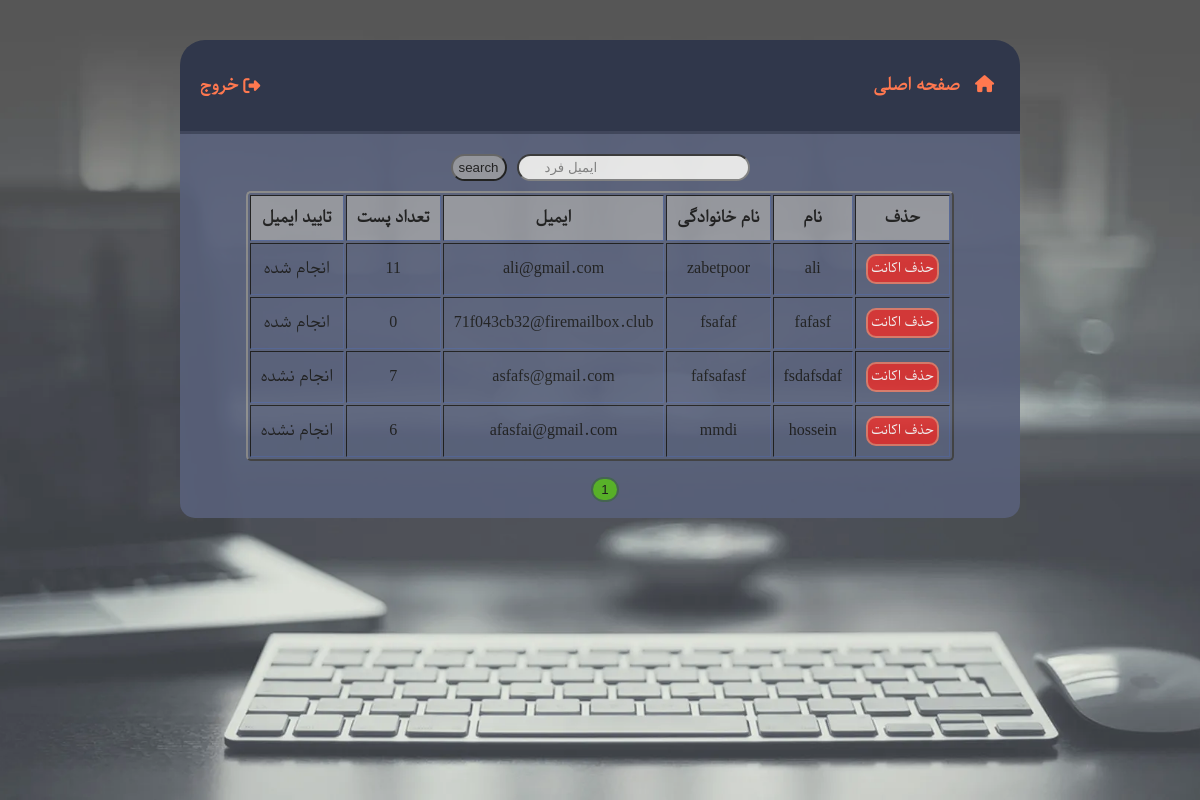
Page /adminpanel/users (signed in) on the committed database.
### main/models.py (models this page shows, shortened)
class User(db.Model,UserMixin):
    id=db.Column(db.Integer,primary_key=True)
    firstname=db.Column(db.String(20),nullable=False)
    lastname=db.Column(db.String(20),nullable=False)
    email=db.Column(db.String(120),unique=True,nullable=False)
    profile_image=db.Column(db.String(20),nullable=False,default="39348396.png")
    password=db.Column(db.String(60),nullable=False)
    verify=db.Column(db.Boolean,nullable=False,default=False)
    isadmin=db.Column(db.Boolean,nullable=False,default=False)
    posts=db.relationship("Post",backref="author",lazy=True)

### main/routes.py (the view)
@app.route("/adminpanel/users",methods=["POST","GET"])
def adminpanel_users():
    if current_user.isadmin==False:
        abort(403)
    form=searchusers_form()
    if form.validate_on_submit():
        return redirect(url_for("searchuser",user=form.search.data))
    usersearchcon=False
    page=request.args.get("page",1,int)
    users=User.query.paginate(page=page,per_page=10)
    return render_template("admin.html",users=users,title="پنل ادمین-یوزرها",con=usersearchcon,form=form)

### main/forms.py
class searchusers_form(FlaskForm):
    search=StringField("اسم نویسنده",validators=[DataRequired("این فیلد باید پر شود")],render_kw={"placeholder":"ایمیل فرد "})
    submit=SubmitField("search")

### main/models.py (called while the page is built)
@login_manager.user_loader
def load_user(user_id):
    return User.query.get(int(user_id))

### main/templates/admin.html (shortened to what this page needs)
{% extends "layout.html" %}
{% block header %}
    <div class="listright">
        <i class="fas fa-home"></i><a href="{{url_for("index")}}">
        <li>صفحه اصلی</li>
    </a>
    </div>
    <div class="listleft">
        <i class="fas fa-sign-out-alt"></i><a href="{{url_for("logout")}}">خروج</a>
    </div>
{% endblock %}
{% block content %}
    {% if "users" in request.path %}
        <form class="searchbar_post" method="POST" action="{{ url_for("adminpanel_users") }}">
            {{ form.search(class_="search-post") }}
            {{ form.submit(class_="search-submit") }}
        </form>
        <table class="table-admin" border="2px">
            <thead>
                <th>حذف</th>
                <th>نام</th>
                <th>نام خانوادگی</th>
                <th>ایمیل</th>
                <th>تعداد پست</th>
                <th>تایید ایمیل</th>
            </thead>
            <tbody>
            {% for user in users.items %}
                <tr>
                    <td><a href="{{ url_for("deleteuser",userid=user.id) }}">
                        <button>حذف اکانت</button>
                    </a></td>
                    <td>{{ user.firstname }}</td>
                    <td>{{ user.lastname }}</td>
                    <td>{{ user.email}}</td>
                    <td>{{ user.posts|length }}</td>
                    <td>{% if user.verify==True %}انجام شده{% else %}انجام نشده{% endif %}</td>
                </tr>
            {% endfor %}
            </tbody>
        </table>
        <div class="switch-page">
            <ul>
                {% if con==False %}
                {% for page_num in users.iter_pages(left_edge=1,right_edge=1,left_current=2,right_current=2) %}
                    {% if page_num %}
                        {% if users.page==page_num %}
                            <li><a href="{{ url_for("adminpanel_users",page=page_num) }}">
                                <button id="switch-page-active">{{ page_num }}</button>
                            </a></li>
                        {% else %}
                            <li><a href="{{ url_for("adminpanel_users",page=page_num) }}">
                                <button>{{ page_num }}</button>
                            </a></li>
                        {% endif %}
                    {% endif %}
                {% endfor %}
                {% endif %}
            </ul>
        </div>
    {% endif %}
{% endblock %}

### main/static/css/main.css (style rules this page uses)
html { height: 100%; }
body { margin: 0px; font-family: parastoo; height: 100%; }
.header li { display: inline; list-style:none; margin-right: 10px; }
.listleft { margin-left: 20px; display: flex; flex-direction: row; justify-content: flex-start; align-items: center; }
.listleft i { margin-left: 5px; }
.listright { margin-right: -14px; }
.header a { text-decoration: none; color: #ff6a3d; }
.register-popup form input[type="email"],input[type="password"],input[type="text"] { text-align: left; background-color: #F1F1F1; padding: 4px 26px; direction: ltr; }
.switch-page ul { display: flex; flex-direction: row-reverse; justify-content: center; padding: 0px; }
.switch-page li { display: inline; margin-left: 10px; }
.switch-page button { background-color: #1dcbf7; opacity: 0.6; border: 2px solid #30573f; border-radius: 25px; padding: 3px 8px; cursor: pointer; transition: 0.2s ease-in-out; }
#switch-page-active { background-color: #47b40c; opacity: 1; border: 2px solid #30573f; border-radius: 25px; padding: 3px 8px; cursor: pointer; }
.table-admin { border-radius: 5px; text-align: center; }
.table-admin a { text-decoration: none; }
.table-admin button { background-color: #d81a1a; color: white; border-radius: 10px; padding: 3px; cursor: pointer; border: 2px solid #dd6c58; font-family: parastoo; }
.table-admin th,td { border-color: #1a2238; padding: 10px; }
.table-admin th { background-color: #8c8e96; }
.searchbar_post { display: flex; font-family: parastoo; margin-bottom: 10px; }
.search-post { border-radius: 15px; background-color: #8c8e96; margin-left: 10px; }
.search-submit { border-radius: 15px; background-color: #8c8e96; }

### rows in the picture
User: firstname "ali", lastname "zabetpoor", email "ali@gmail.com", posts|length "11", verify "انجام شده"
User: firstname "fafasf", lastname "fsafaf", email "71f043cb32@firemailbox.club", posts|length "0", verify "انجام شده"
User: firstname "fsdafsdaf", lastname "fafsafasf", email "asfafs@gmail.com", posts|length "7", verify "انجام نشده"
User: firstname "hossein", lastname "mmdi", email "afasfai@gmail.com", posts|length "6", verify "انجام نشده"

### other values in the picture
{{ page_num }} "1"
